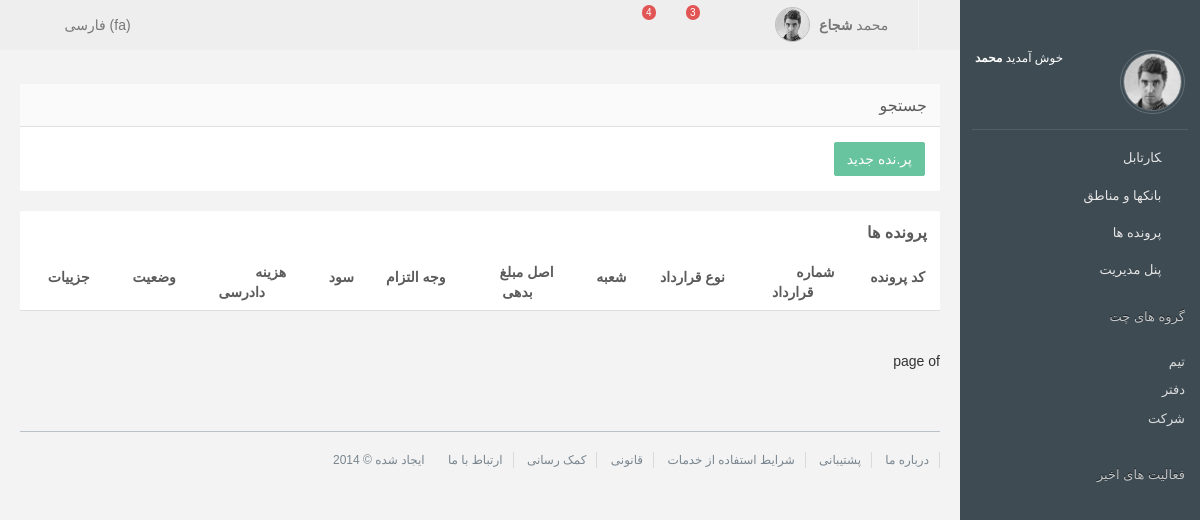
The app's page /employee/list/ (signed in), older data.
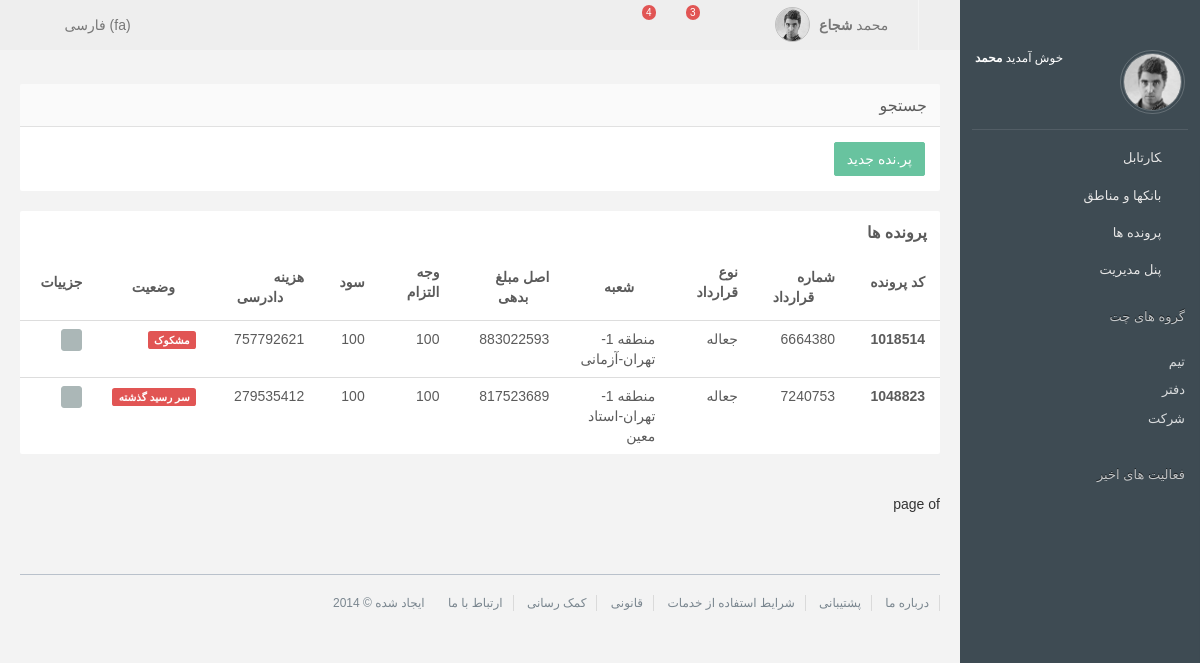
The same page, newer data.
### employee/models.py (models this page shows, shortened)
class EmployeeFile(Base):
    STATUS = (
        ('enable', 'enable'),
        ('disable', 'disable'),
    )
    file = models.ForeignKey(File, verbose_name=_('پرونده'), related_name='employees')
    employee = models.ForeignKey(User, verbose_name=_('کاربر'), related_name='files')
    status = models.CharField(_('وضعیت'), max_length=50, default='enable', choices=STATUS)
    objects = models.Manager()
    files = FileManager()
    class Meta:
        verbose_name = _('employee_file')
        verbose_name_plural = _('employee_files')
        db_table = 'employee_files'

### bank/models.py (models this page shows)
@python_2_unicode_compatible
class File(Base):
    STATUS = (
        (u"سررسید گذشته", u"سر رسید گذشته"),
        (u"معوق", u"معوق"),
        (u"مشکوک الوصول", u"مشکوک الوصول")
    )
    TYPE = (
        ('جعاله', 'جعاله'),
        ('اعتباری خرید کالا', 'اعتباری خرید کالا'),
        ('خرید خودرو', 'خرید خودرو'),
    )
    file_code = models.CharField(_(u'کد پرونده'), max_length=200, unique=True)
    contract_code = models.CharField(_(u'شماره قرارداد'), max_length=200, unique=True)
    main_deposit = models.PositiveIntegerField(_(u'اصل مبلغ بدهی'), default=100)
    nc_deposit = models.PositiveIntegerField(_(u'وجه التزام'), default=100)
    so_deposit = models.PositiveIntegerField(_(u'سود'), default=100)
    cost_proceeding = models.PositiveIntegerField(_(u'هزینه دادرسی'), default=100)
    branch = models.ForeignKey(Branch, verbose_name=_(u'شعبه'))
    persian_date_refrence = models.CharField(_(u'تاریخ ارجاع'), max_length=10, default=None, null=True)
    persian_normal_date_refrence = models.CharField(_(u'تاریخ ارجاع'), max_length=10, default=None, null=True)
    status = models.CharField(_(u'وضعیت'), max_length=20, choices=STATUS, default='مشکوک')
    file_type = models.CharField(_('نوع قرارداد'), max_length=50, choices=TYPE, default='جعاله')
    class Meta:
        ordering = ['file_code']
        verbose_name = _('file')
        verbose_name_plural = _('files')
        db_table = 'files'
    def __str__(self):
        return "{}".format(self.file_code)

@python_2_unicode_compatible
class Branch(Base, Location):
    name = models.CharField(_('branch name'), max_length=100)
    area = models.ForeignKey(ManagementAreas, verbose_name=_('area'), related_name='branches',
                             on_delete=models.CASCADE)
    city = models.ForeignKey(City, verbose_name=_('city'), related_name='areas', on_delete=models.CASCADE)
    postal_code = models.CharField(_('کد شعبه'), max_length=20, default=None, null=True)
    class Meta:
        ordering = ['name']
        verbose_name = _('branch')
        verbose_name_plural = _('branch')
        db_table = 'branches'
    def __str__(self):
        return '{}-{}-{}'.format(self.area, self.city, self.name)

@python_2_unicode_compatible
class ManagementAreas(Base, Location):
    name = models.CharField(_('area name'), max_length=100)
    bank = models.ForeignKey(Bank, verbose_name=_('bank'), related_name='areas', on_delete=models.CASCADE)
    state = models.ForeignKey(State, verbose_name=_('state'), related_name='areas_state', on_delete=models.CASCADE)
    class Meta:
        ordering = ['name']
        verbose_name = _('bank')
        verbose_name_plural = _('banks')
        db_table = 'areas'
    def __str__(self):
        return self.name

### states/models.py (models this page shows)
class City(Base):
    name = models.CharField(_('city name'), max_length=50)
    state = models.ForeignKey(State, verbose_name=_('state'),
                              related_name='cities', default=None)
    class Meta:
        ordering = ['name']
        verbose_name = _('city')
        verbose_name_plural = _('cities')
        db_table = 'cities'
    def __str__(self):
        return self.name

### employee/views.py (the view)
# urls.py: url(r'^files/detail/(?P<file_id>\d+)$', views.file_document, name='file_detail'),
@login_required(login_url='/employee/login/')
def files(request):
    employee_files = EmployeeFile.files.filter(employee=request.user)
    return render(request, 'bank/employee/list.html', {'files': employee_files})

### bank/templates/bank/employee/list.html (shortened to what this page needs)
{% extends 'bank/base.html' %}
{% block content %}
    <ul>
            <div class="row">
                <div class="col-md-12 portlets ui-sortable">
						<div class="widget">
							<div class="widget-header">
								<h2>جستجو</h2>
								<div class="additional-btn">
									<a href="#" class="widget-toggle"><i class="icon-down-open-2"></i></a>
									<a href="#" class="widget-close"><i class="icon-cancel-3"></i></a>
								</div>
							</div>
							<div class="widget-content padding" style="display: block;">
								<a href="{% url "bank:new_file" %}" class="btn btn-success">پر.نده جدید</a>
							</div>
						</div>
					</div>
            </div>
            <div class="row">
					<div class="col-md-12">
						<div class="widget">
							<div class="widget-header transparent">
								<h2><strong>پرونده ها</strong> </h2>
								<div class="additional-btn">
									<a href="#" class="widget-toggle"><i class="icon-down-open-2"></i></a>
									<a href="#" class="widget-close"><i class="icon-cancel-3"></i></a>
								</div>
							</div>
							<div class="widget-content">
								<div class="table-responsive">
									<table data-sortable="" class="table" data-sortable-initialized="true">
										<thead>
											<tr>
												<th>کد پرونده</th>
												<th>شماره قرارداد</th>
												<th>نوع قرارداد</th>
												<th>شعبه</th>
												<th>اصل مبلغ بدهی</th>
												<th data-sortable="false">وجه التزام</th>
												<th data-sortable="false">سود</th>
												<th data-sortable="false">هزینه دادرسی</th>
												<th>وضعیت</th>
												<th data-sortable="false">جزییات</th>
											</tr>
										</thead>
										<tbody>
                                            {% for employee_files in files %}
                                                <tr>
                                                    <td><strong>{{ employee_files.file }}</strong></td>
                                                    <td>{{ employee_files.file.contract_code }}</td>
                                                    <td>{{ employee_files.file.file_type }}</td>
                                                    <td>{{ employee_files.file.branch }}</td>
                                                    <td>{{ employee_files.file.main_deposit }}</td>
                                                    <td>{{ employee_files.file.nc_deposit }}</td>
                                                    <td>{{ employee_files.file.so_deposit }}</td>
                                                    <td>{{ employee_files.file.cost_proceeding }}</td>
                                                    {% if file.status == 'سر رسید گذشته' %}
                                                        <td><span class="label label-success">{{ employee_files.file.status }}</span></td>
                                                    {% elif file.status == 'معوق' %}
                                                        <td><span class="label label-warning">{{ employee_files.file.status }}</span></td>
                                                    {% else %}
                                                        <td><span class="label label-danger">{{ employee_files.file.status }}</span></td>
                                                    {% endif %}
                                                    <td>
                                                        <div class="btn-group btn-group-xs">
                                                            <a href="{% url "bank:file_detail" employee_files.file.id %}" data-toggle="tooltip" title="جزییات پرونده" class="btn btn-default"><i class="fa fa-edit"></i></a>
                                                        </div>
                                                    </td>
                                                </tr>
                                            {% endfor %}
										</tbody>
									</table>
								</div>
							</div>
						</div>
					</div>
				</div>
                {% include "bank/file/pagination.html" with page=files %}
    </ul>
{% endblock %}

Row changes from the older to the newer data that the page shows:
added EmployeeFile: file "1018514", file.contract_code "6664380", file.file_type "جعاله", file.branch "منطقه 1-تهران-آزمانی", file.main_deposit "883022593", file.nc_deposit "100", file.so_deposit "100", file.cost_proceeding "757792621", file.status "مشکوک"
added EmployeeFile: file "1048823", file.contract_code "7240753", file.file_type "جعاله", file.branch "منطقه 1-تهران-استاد معین", file.main_deposit "817523689", file.nc_deposit "100", file.so_deposit "100", file.cost_proceeding "279535412", file.status "سر رسید گذشته"
